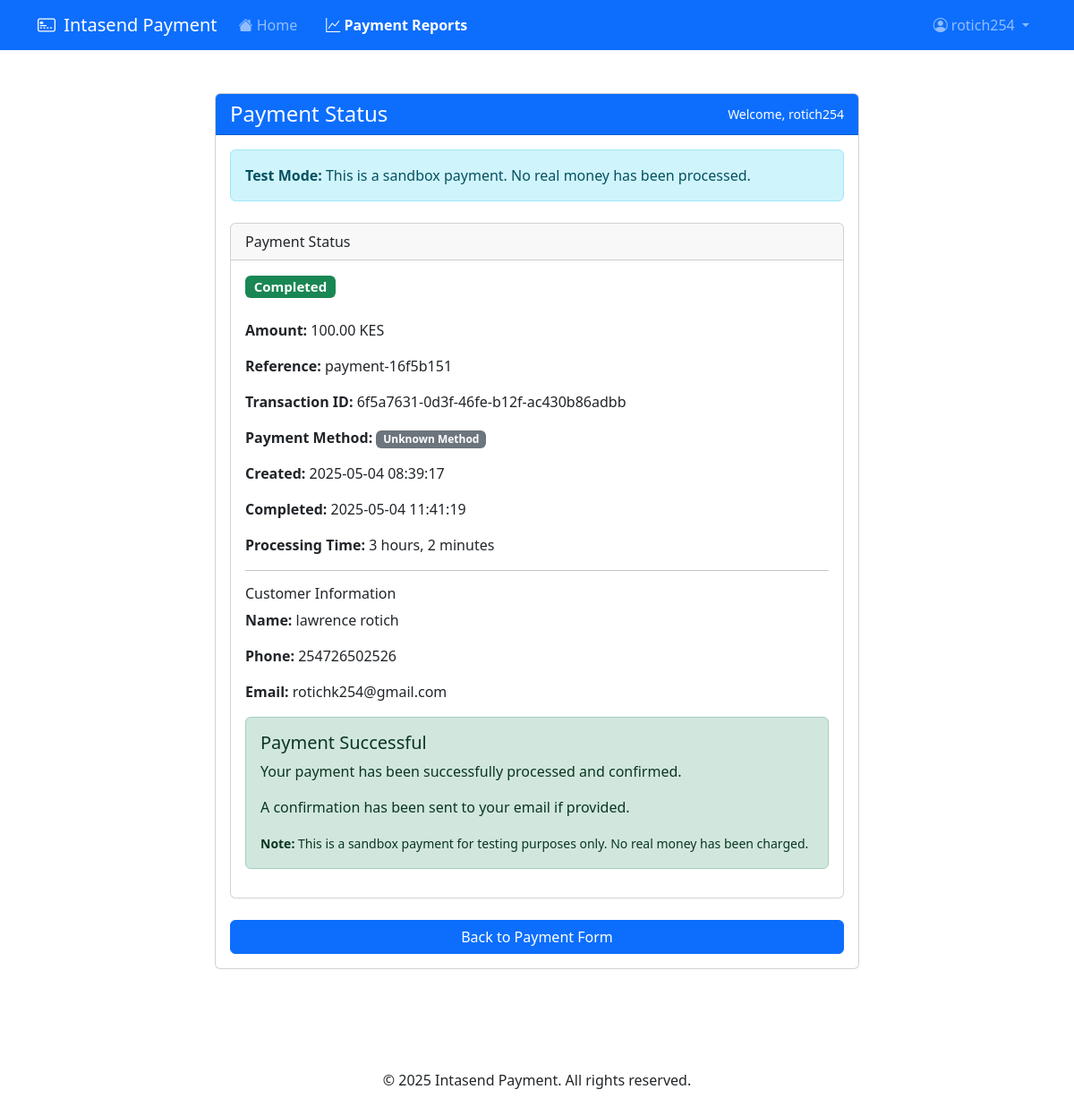
The app's page /status/14/ (signed in) with its own data.
### payment/models.py (models this page shows, shortened)
class Payment(models.Model):
    PENDING = 'pending'
    COMPLETE = 'complete'
    FAILED = 'failed'
    STATUS_CHOICES = [
        (PENDING, 'Pending'),
        (COMPLETE, 'Complete'),
        (FAILED, 'Failed'),
    ]
    MPESA = 'mpesa'
    CARD = 'card'
    GOOGLE_PAY = 'google_pay'
    BANK = 'bank'
    OTHER = 'other'
    UNKNOWN = 'unknown'
    PAYMENT_METHOD_CHOICES = [
        (MPESA, 'M-Pesa'),
        (CARD, 'Card Payment'),
        (GOOGLE_PAY, 'Google Pay'),
        (BANK, 'Bank Transfer'),
        (OTHER, 'Other Method'),
        (UNKNOWN, 'Unknown Method'),
    ]
    amount = models.DecimalField(max_digits=10, decimal_places=2)
    currency = models.CharField(max_length=3, default='KES')
    reference = models.CharField(max_length=100, blank=True)
    checkout_id = models.CharField(max_length=100, blank=True)
    status = models.CharField(max_length=10, choices=STATUS_CHOICES, default=PENDING)
    payment_method = models.CharField(max_length=20, choices=PAYMENT_METHOD_CHOICES, default=UNKNOWN)
    created_at = models.DateTimeField(auto_now_add=True)
    updated_at = models.DateTimeField(auto_now=True)
    completed_at = models.DateTimeField(null=True, blank=True)
    payer_phone = models.CharField(max_length=20, blank=True, null=True)
    payer_email = models.EmailField(blank=True, null=True)
    payer_name = models.CharField(max_length=255, blank=True, null=True)

### payment/views.py (the view)
    def wrapper(request, *args, **kwargs):
        if not request.user.is_authenticated:
            messages.info(request, "You need to login to access payment details and reports.")
            return redirect(f"{settings.LOGIN_URL}?next={request.path}")
        return function(request, *args, **kwargs)

### payment/views.py (called while the page is built)
def payment_login_required(function):
    def wrapper(request, *args, **kwargs):
        if not request.user.is_authenticated:
            messages.info(request, "You need to login to access payment details and reports.")
            return redirect(f"{settings.LOGIN_URL}?next={request.path}")
        return function(request, *args, **kwargs)
    return wrapper

### templates/payment/status.html (shortened to what this page needs)
{% extends 'base.html' %}
{% block content %}
<div class="container py-4">
    <div class="row justify-content-center">
        <div class="col-md-8">
            <div class="card mb-4">
                <div class="card-header bg-primary text-white d-flex justify-content-between align-items-center">
                    <h4 class="mb-0">Payment Status</h4>
                    <small>Welcome, {{ user.username }}</small>
                </div>
                <div class="card-body">
                    {% if sandbox_mode %}
                    <div class="alert alert-info mb-4">
                        <strong>Test Mode:</strong> This is a sandbox payment. No real money has been processed.
                    </div>
                    {% endif %}
                    <div class="card">
                        <div class="card-header">
                            Payment Status
                        </div>
                        <div class="card-body">
                            <h5 class="card-title">
                                {% if payment.status == 'complete' %}
                                <span class="badge bg-success">Completed</span>
                                {% elif payment.status == 'pending' %}
                                <span class="badge bg-warning text-dark">Pending</span>
                                {% else %}
                                <span class="badge bg-danger">Failed</span>
                                {% endif %}
                            </h5>
                            <div class="mt-4">
                                <p><strong>Amount:</strong> {{ payment.amount }} {{ payment.currency }}</p>
                                <p><strong>Reference:</strong> {{ payment.reference }}</p>
                                {% if payment.checkout_id %}
                                <p><strong>Transaction ID:</strong> {{ payment.checkout_id }}</p>
                                {% endif %}
                                <p>
                                    <strong>Payment Method:</strong>
                                    {% if payment.payment_method == 'mpesa' %}
                                    <span class="badge bg-success">M-Pesa</span>
                                    {% elif payment.payment_method == 'card' %}
                                    <span class="badge bg-primary">Card Payment</span>
                                    {% elif payment.payment_method == 'google_pay' %}
                                    <span class="badge bg-info">Google Pay</span>
                                    {% elif payment.payment_method == 'bank' %}
                                    <span class="badge bg-dark">Bank Transfer</span>
                                    {% else %}
                                    <span class="badge bg-secondary">{{ payment.get_payment_method_display }}</span>
                                    {% endif %}
                                </p>
                                <p><strong>Created:</strong> {{ payment.created_at|date:"Y-m-d H:i:s" }}</p>
                                {% if payment.completed_at %}
                                <p><strong>Completed:</strong> {{ payment.completed_at|date:"Y-m-d H:i:s" }}</p>
                                <p><strong>Processing Time:</strong> {{ payment.completed_at|timeuntil:payment.created_at }}</p>
                                {% endif %}
                                {% if payment.payer_name or payment.payer_phone or payment.payer_email %}
                                <hr>
                                <h6>Customer Information</h6>
                                {% if payment.payer_name %}<p><strong>Name:</strong> {{ payment.payer_name }}</p>{% endif %}
                                {% if payment.payer_phone %}<p><strong>Phone:</strong> {{ payment.payer_phone }}</p>{% endif %}
                                {% if payment.payer_email %}<p><strong>Email:</strong> {{ payment.payer_email }}</p>{% endif %}
                                {% endif %}
                            </div>
                            {% if payment.status == 'pending' %}
                            <div class="alert alert-info mt-3">
                                <h5>Payment is Processing</h5>
                                <p>Your payment is still being processed. This may take a few minutes.</p>
                                <p>You can refresh this page to check for updates.</p>
                                <button class="btn btn-outline-primary btn-sm mt-2" onclick="window.location.reload();">Refresh Status</button>
                                {% if sandbox_mode %}
                                <div class="mt-3">
                                    <small><strong>Note:</strong> In sandbox mode, pending payments are automatically marked as successful after 1 minute for testing purposes.</small>
                                </div>
                                {% endif %}
                            </div>
                            {% elif payment.status == 'complete' %}
                            <div class="alert alert-success mt-3">
                                <h5>Payment Successful</h5>
                                <p>Your payment has been successfully processed and confirmed.</p>
                                <p>A confirmation has been sent to your email if provided.</p>
                                {% if sandbox_mode %}
                                <div class="mt-3">
                                    <small><strong>Note:</strong> This is a sandbox payment for testing purposes only. No real money has been charged.</small>
                                </div>
                                {% endif %}
                            </div>
                            {% endif %}
                        </div>
                    </div>
                    <div class="d-grid gap-2 mt-4">
                        <a href="{% url 'home' %}" class="btn btn-primary">Back to Payment Form</a>
                    </div>
                </div>
            </div>
        </div>
    </div>
</div>
{% endblock %}

### templates/base.html (shortened to what this page needs)
<!DOCTYPE html>
<html lang="en">
<head>
    <link href="https://cdn.jsdelivr.net/npm/bootstrap@5.3.0/dist/css/bootstrap.min.css" rel="stylesheet">
    <link rel="stylesheet" href="https://cdn.jsdelivr.net/npm/bootstrap-icons@1.7.2/font/bootstrap-icons.css">
    {% load static %}
    <link rel="stylesheet" href="{% static 'css/styles.css' %}">
</head>
<body>
    <nav class="navbar navbar-expand-lg navbar-dark bg-primary">
        <div class="container">
            <a class="navbar-brand" href="{% url 'home' %}">
                <i class="bi bi-credit-card-2-front me-1"></i> Intasend Payment
            </a>
            <div class="collapse navbar-collapse" id="navbarNav">
                <ul class="navbar-nav me-auto">
                    <li class="nav-item">
                        <a class="nav-link" href="{% url 'home' %}">
                            <i class="bi bi-house-fill"></i> Home
                        </a>
                    </li>
                    {% if user.is_authenticated %}
                    <li class="nav-item">
                        <a class="nav-link btn btn-info text-white px-3 mx-2" href="{% url 'payment_reports' %}">
                            <i class="bi bi-graph-up"></i> <strong>Payment Reports</strong>
                        </a>
                    </li>
                    {% else %}
                    <li class="nav-item">
                        <a class="nav-link btn btn-info text-white px-3 mx-2" href="{% url 'login' %}?next={% url 'payment_reports' %}">
                            <i class="bi bi-graph-up"></i> <strong>Access Reports</strong>
                        </a>
                    </li>
                    {% endif %}
                </ul>
                <ul class="navbar-nav ms-auto">
                    {% if user.is_authenticated %}
                    <li class="nav-item dropdown">
                        <a class="nav-link dropdown-toggle" href="#" id="navbarDropdown" role="button" data-bs-toggle="dropdown" aria-expanded="false">
                            <i class="bi bi-person-circle"></i> {{ user.username }}
                        </a>
                    </li>
                    {% endif %}
                </ul>
            </div>
        </div>
    </nav>
    <div class="container mt-4">
        {% block content %}{% endblock %}
    </div>
    <footer class="mt-5 py-3 text-center">
        <div class="container">
            <p>&copy; {% now "Y" %} Intasend Payment. All rights reserved.</p>
        </div>
    </footer>
</body>
</html>

### records on screen
Payment: amount "100.00", currency "KES", reference "payment-16f5b151", checkout_id "6f5a7631-0d3f-46fe-b12f-ac430b86adbb", payment_method "Unknown Method", created_at "2025-05-04 08:39:17", completed_at "2025-05-04 11:41:19", completed_at "3 hours, 2 minutes", payer_name "lawrence rotich", payer_phone "254726502526", payer_email "rotichk254@gmail.com"

### other values on screen
{{ user.username }} "rotich254"
